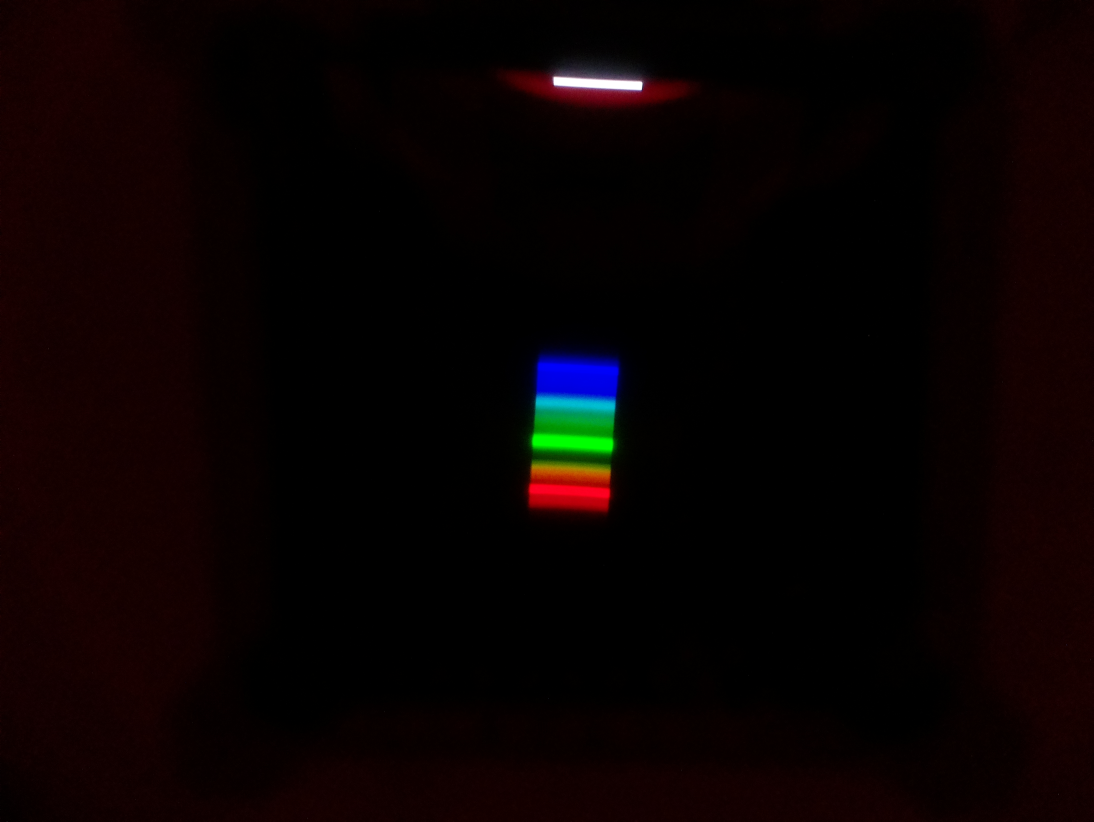
#> input picture light/Hg_white.jpeg, 3280 x 2464 px (shown at 1/3 size)
$ python albedo.py
#> lines starting #> are read from the running program, lines starting #| are printed output that depends on the picture
### light/lightFunctions.py
import numpy as np
import matplotlib.pyplot as plt
import imageio
from cycler import cycler

def readIntensity(photoName, plotName, lamp, surface):
#> called with photoName = 'Hg_white.jpeg', plotName = 'plot_white.jpeg', lamp = 'mercury', surface = 'white'
    photo = imageio.imread(photoName)
#> photo is the input picture: shape (2464, 3280, 3); mean R, G, B 9.6, 2, 2
    background = photo[1100:1700, 1500:1800, 0:3].swapaxes(0, 1)

    cut = photo[1100:1700, 1500:1700, 0:3].swapaxes(0, 1)
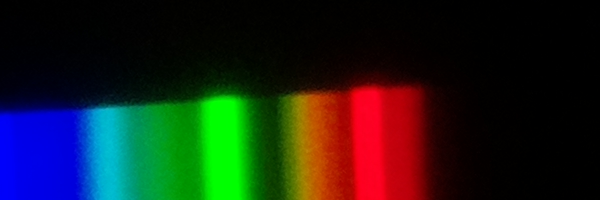
#> cut: shape (200, 600, 3); mean R, G, B 26.8, 32.8, 26.2
    rgb = np.mean(cut, axis=(0))
#> rgb = 600 rows, first 8: [0.075, 0.665, 116.4], [0.075, 0.695, 116.4], [0.095, 0.705, 116.6], [0.12, 0.72, 116.5], [0.135, 0.755, 116.4], [0.14, 0.75, 116.3], [0.115, 0.815, 115.9], [0.135, 0.84, 115.9]
    luma = 0.2989 * rgb[:, 0] + 0.5866 * rgb[:, 1] + 0.1144 * rgb[:, 2]
#> luma = 600 values, max 82.6 at index 224, min 0.036 at index 564, mean 30.23

    plt.rc('axes', prop_cycle=(cycler('color', ['r', 'g', 'b'])))

    fig = plt.figure(figsize=(10, 5), dpi=200)
    #plt.xlim(left = 400)

    plt.title('Интенсивность отражённого излучения\n' + '{} / {}'.format(lamp, surface))
    plt.xlabel('Относительный номер пикселя')
    plt.ylabel('Яркость')

    plt.plot(rgb, label=['r', 'g', 'b'])
    plt.plot(luma, 'w', label='I')
    plt.legend()

    plt.imshow(background, origin='lower')

    plt.savefig(plotName)

    return luma

### light/albedo.py
# -*- coding: utf-8 -*-
"""
Created on Mon Nov 24 16:28:07 2025

@author: p4sim
"""

import lightFunctions as j
import matplotlib.pyplot as plt
import numpy as np

data = j.readIntensity("Hg_white.jpeg", "plot_white.jpeg", "mercury", "white")
#> data has the same summary as luma in readIntensity
data_white = j.readIntensity("Fil_white.jpeg", "plot_filwhite.jpeg", "filament", "white")
#> call 2 of readIntensity, with photoName = 'Fil_white.jpeg', plotName = 'plot_filwhite.jpeg', lamp = 'filament', surface = 'white'
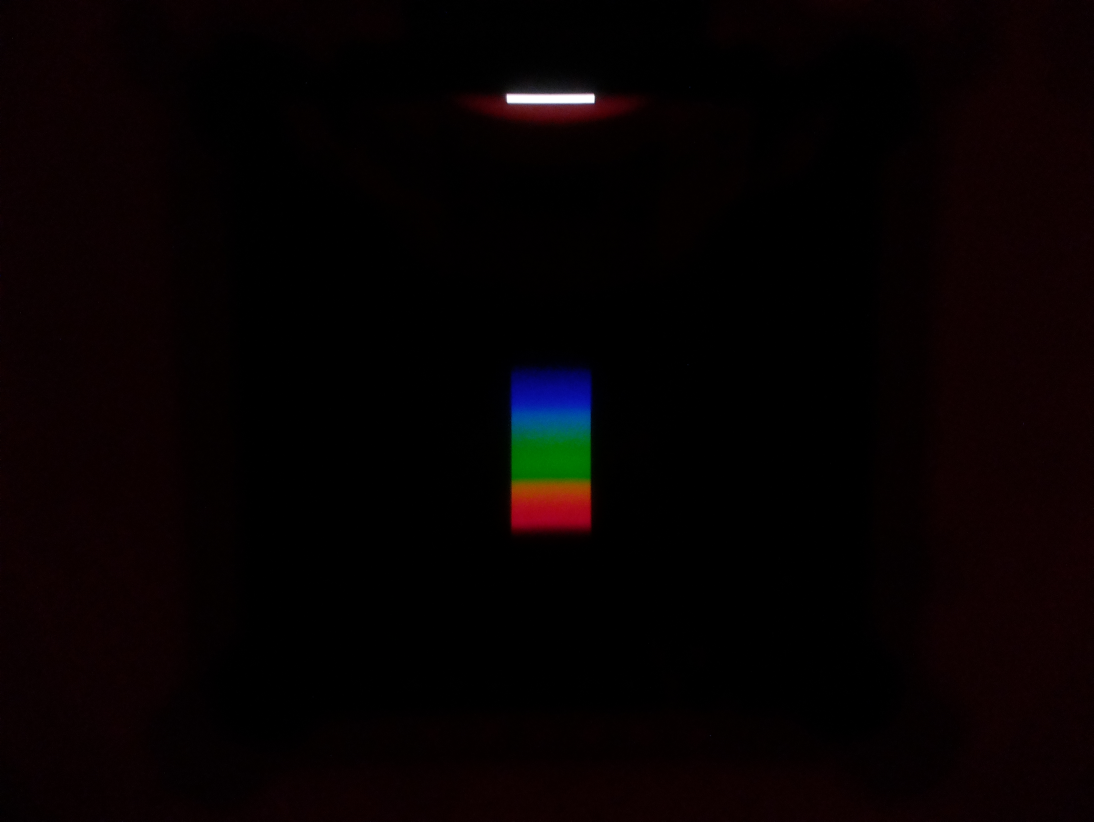
#> input picture light/fil_white.jpeg, 3280 x 2464 px, found by its file name (shown at 1/3 size)
#> in readIntensity, photo is the input picture: shape (2464, 3280, 3); mean R, G, B 7, 1.7, 2.1
#> in readIntensity (call 2), `cut = photo[1100:1700, 1500:1700, 0:3].swapaxes(0, 1)`:
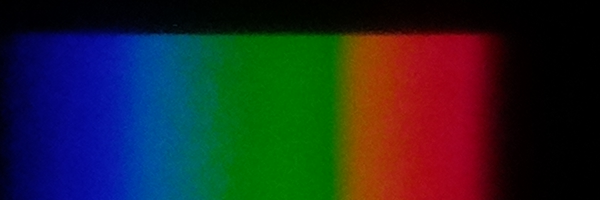
#> cut: shape (200, 600, 3); mean R, G, B 34.3, 38.5, 41.8
#> in readIntensity (call 2), `rgb = np.mean(cut, axis=(0))`: rgb = 600 rows, first 8: [1.05, 1.57, 20.6], [1.29, 1.52, 22.43], [1.29, 1.52, 24.3], [1.62, 1.59, 26.31], [1.5, 1.71, 28.57], [1.52, 1.46, 30.34], [1.22, 1.6, 32.38], [1.45, 1.57, 34.51]
#> in readIntensity (call 2), `luma = 0.2989 * rgb[:, 0] + 0.5866 * rgb[:, 1] + 0.1144 * rgb[:, 2]`: luma = 600 values, max 73.9 at index 362, min 0.085 at index 596, mean 37.64
#> in readIntensity (call 2), `plt.savefig(plotName)`:
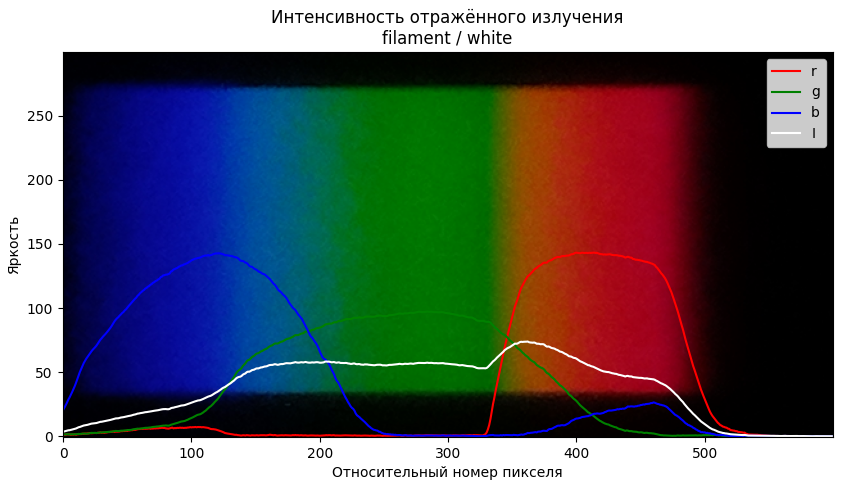
#> figure drawn by matplotlib, 1 panel
#> data_white has the same summary as luma in readIntensity
data_red = j.readIntensity("Fil_red.jpeg", "plot_red.jpeg", "filament", "red")
#> call 3 of readIntensity, with photoName = 'Fil_red.jpeg', plotName = 'plot_red.jpeg', lamp = 'filament', surface = 'red'
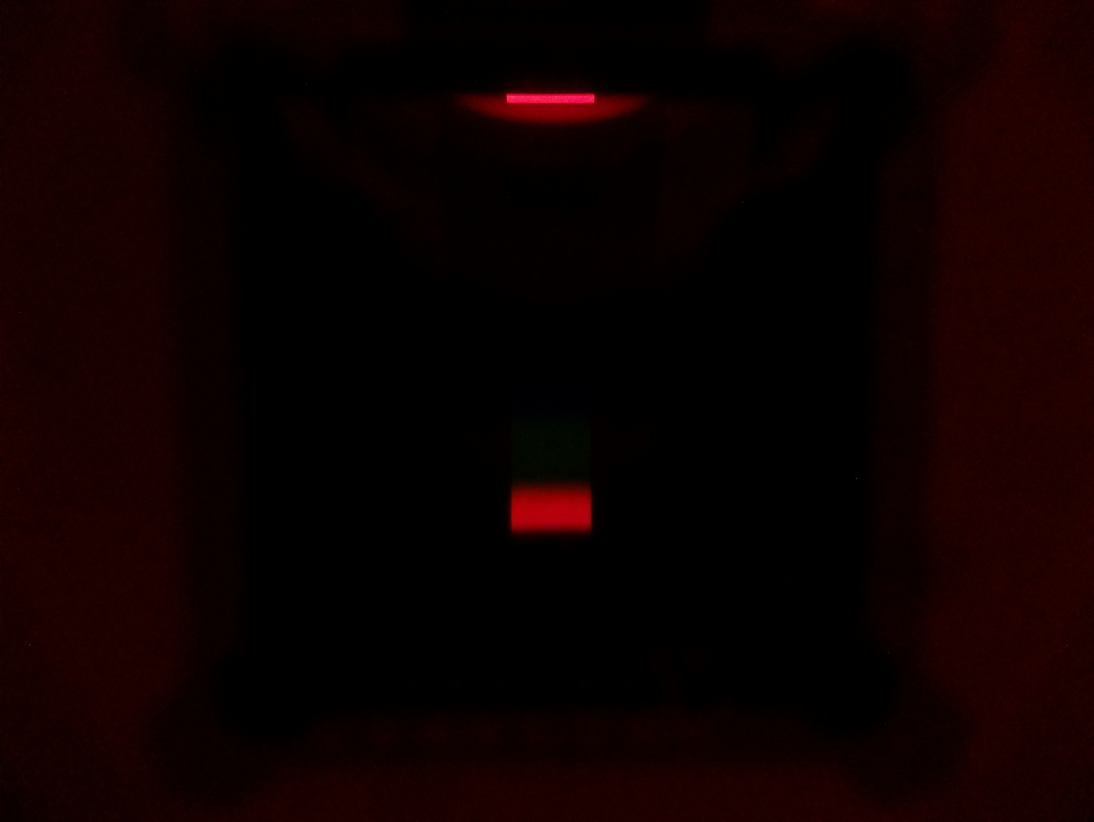
#> input picture light/fil_red.jpeg, 3280 x 2464 px, found by its file name (shown at 1/3 size)
#> in readIntensity, photo is the input picture: shape (2464, 3280, 3); mean R, G, B 13.8, 0.6, 0.5
#> in readIntensity (call 3), `cut = photo[1100:1700, 1500:1700, 0:3].swapaxes(0, 1)`:
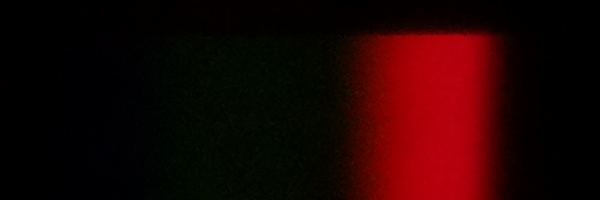
#> cut: shape (200, 600, 3); mean R, G, B 31.4, 2.7, 1.7
#> in readIntensity (call 3), `rgb = np.mean(cut, axis=(0))`: rgb = 600 rows, first 8: [0.42, 0.105, 0.02], [0.47, 0.14, 0.045], [0.46, 0.175, 0.07], [0.465, 0.195, 0.04], [0.535, 0.145, 0.195], [0.5, 0.105, 0.155], [0.56, 0.11, 0.185], [0.625, 0.11, 0.22]
#> in readIntensity (call 3), `luma = 0.2989 * rgb[:, 0] + 0.5866 * rgb[:, 1] + 0.1144 * rgb[:, 2]`: luma = 600 values, max 47.64 at index 451, min 0.0698 at index 597, mean 11.18
#> in readIntensity (call 3), `plt.savefig(plotName)`:
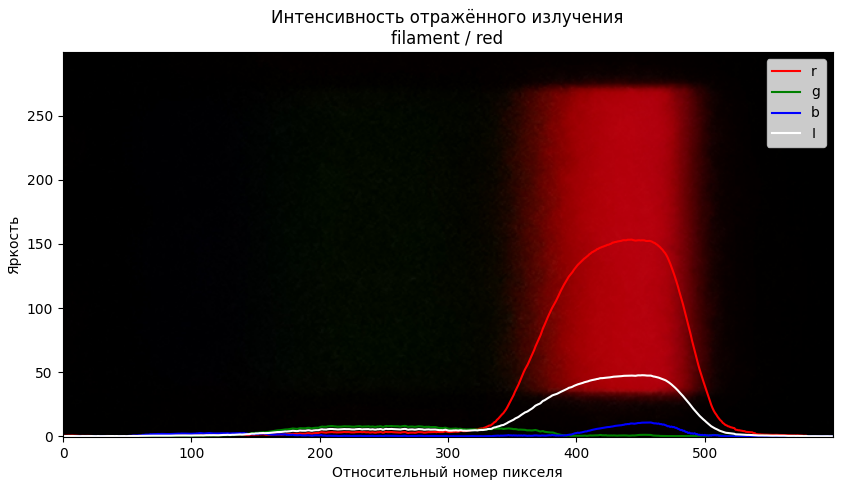
#> figure drawn by matplotlib, 1 panel
#> data_red has the same summary as luma in readIntensity
data_yellow = j.readIntensity("Fil_yellow.jpeg", "plot_yellow.jpeg", "filament", "yellow")
#> (the run stopped early here; a loop or call above may not have finished)
